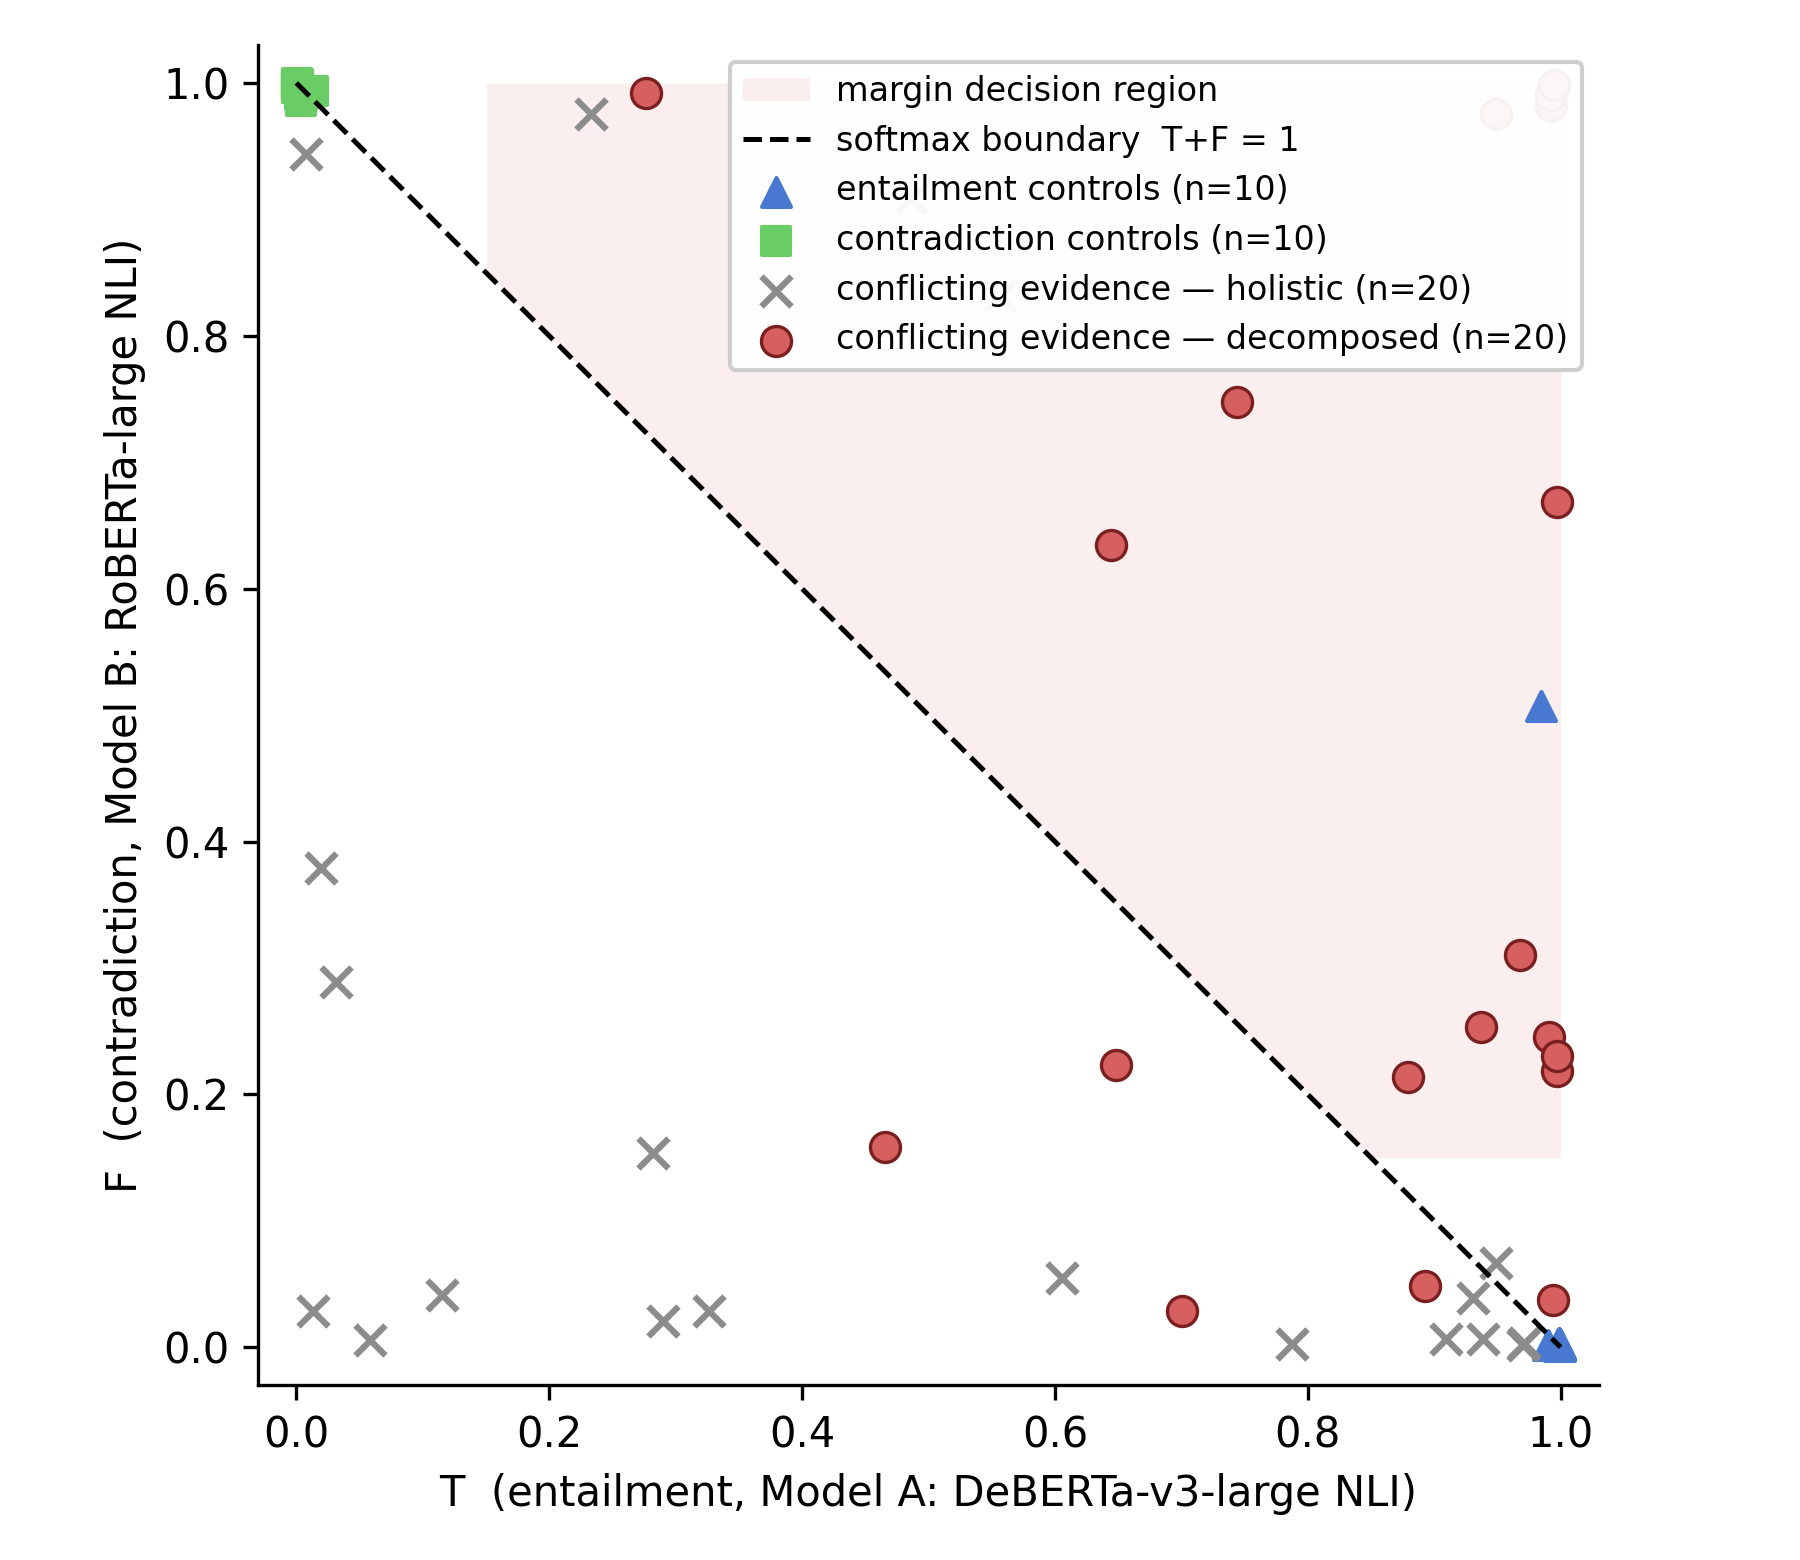

This chart was generated by the following Python code:
# -*- coding: utf-8 -*-
"""Figure 2 (v1.1): real-model validation scatter in the (T, F) unit square."""
import csv
import os

import matplotlib
matplotlib.use('Agg')
import matplotlib.pyplot as plt
import numpy as np

HERE = os.path.dirname(os.path.abspath(__file__))
ROOT = os.path.dirname(HERE)

a1 = list(csv.DictReader(open(os.path.join(ROOT, 'validation_results_real.csv'), encoding='utf8')))
a2 = list(csv.DictReader(open(os.path.join(ROOT, 'validation_results_a2.csv'), encoding='utf8')))

fig, ax = plt.subplots(figsize=(6.0, 5.2))

# region de la regla de margen: T+F>1 y min(T,F)>=0.15
xs = np.linspace(0, 1, 300)
ax.fill_between(xs, np.maximum(1 - xs, 0.15), 1.0,
                where=(xs >= 0.15), color='#D65F5F', alpha=0.10, lw=0,
                label='margin decision region')
ax.plot([0, 1], [1, 0], 'k--', lw=1.2, label='softmax boundary  T+F = 1')

# controles (experimento A, dual real)
ent = [(float(r['T_dual']), float(r['F_dual'])) for r in a1 if r['cls'] == 'ENT']
con = [(float(r['T_dual']), float(r['F_dual'])) for r in a1 if r['cls'] == 'CON']
ax.scatter(*zip(*ent), marker='^', s=48, c='#4878CF', label='entailment controls (n=10)')
ax.scatter(*zip(*con), marker='s', s=42, c='#6ACC64', label='contradiction controls (n=10)')

# E2: evidencia conflictiva
hol = [(float(r['T_holistic']), float(r['F_holistic'])) for r in a2]
dec = [(float(r['T_decomp']), float(r['F_decomp'])) for r in a2]
ax.scatter(*zip(*hol), marker='x', s=52, c='#8C8C8C',
           label='conflicting evidence — holistic (n=20)')
ax.scatter(*zip(*dec), marker='o', s=52, c='#D65F5F', edgecolors='#7a1f1f',
           linewidths=0.8, label='conflicting evidence — decomposed (n=20)')

ax.set_xlabel('T  (entailment, Model A: DeBERTa-v3-large NLI)')
ax.set_ylabel('F  (contradiction, Model B: RoBERTa-large NLI)')
ax.set_xlim(-0.03, 1.03)
ax.set_ylim(-0.03, 1.03)
ax.set_aspect('equal')
ax.legend(loc='upper right', fontsize=8, framealpha=0.95)
ax.spines[['top', 'right']].set_visible(False)
fig.tight_layout()
fig.savefig(os.path.join(HERE, 'fig2_real_scatter.png'), dpi=300)
print('fig2_real_scatter.png generada')
